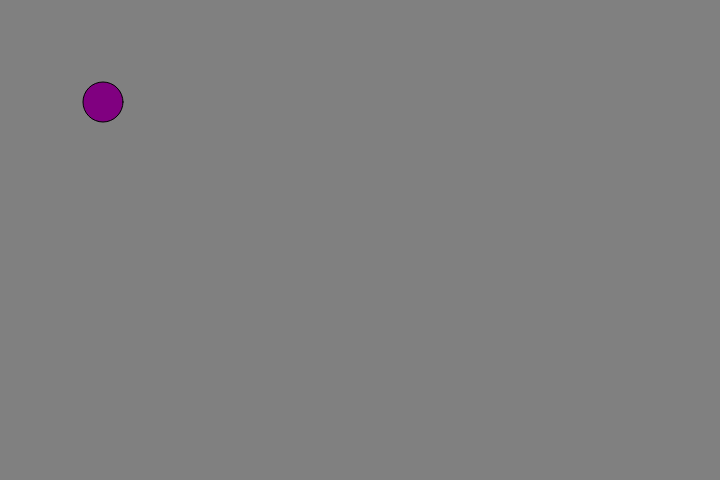
Frame 1 (no input)
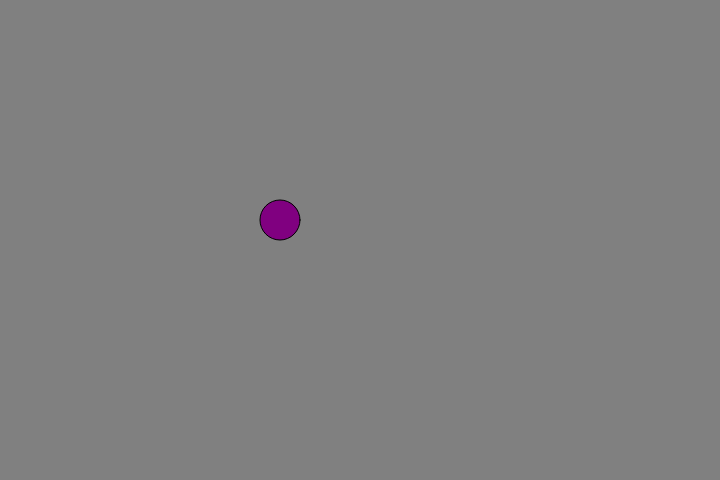
Frame 60 (no input)
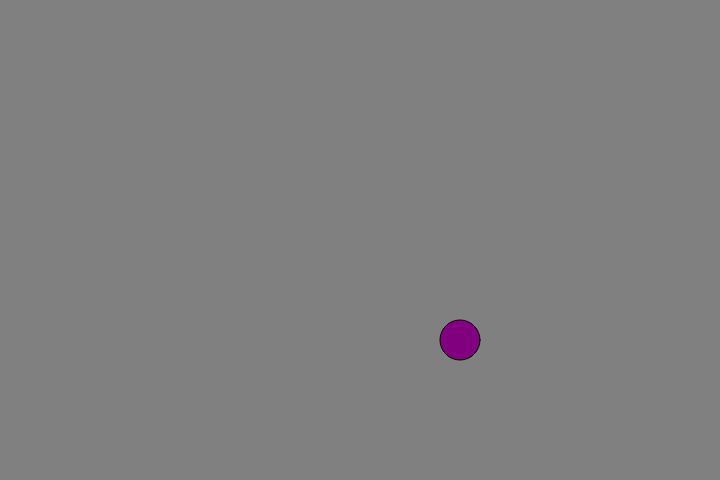
Frame 120 (the mouse pressed at the canvas centre since frame 60)

The p5.js sketch that drew these frames (run headless with seeded random() and noise() and a simulated clock; from frame 60 on, the mouse is pressed at the canvas centre):

// p5.js sketch
// ── sketch.js
var ball = {
    x: 100,
    y: 100,
    size: 40,
    xSpeed: 3,
    ySpeed: 2,
    colour:'purple',

draw: function(){
    fill(ball.colour);
    ellipse(ball.x,ball.y,ball.size);
},

move: function(){
    ball.x += ball.xSpeed;
    ball.y += ball.ySpeed;

    if(ball.x < 0 || ball.x > width) {
        ball.xSpeed *= -1;
    }
    if(ball.y < 0 || ball.y > height) {
        ball.ySpeed *= -1;
    }
}
};

function setup() {
    createCanvas(720,480);
}

function draw(){
    background('grey');
    ball.move();
    ball.draw(); 
}
